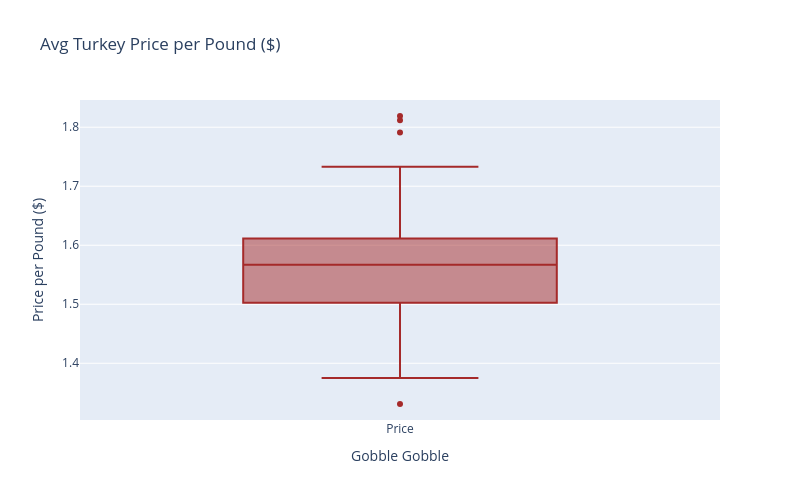

Source (notebook cell):
### Code cell
#Now I am curious about the spread of the data, to get a quick look at that I will use a boxplot using plotly
fig = px.box(df1, y = ['Price'], #creates the boxplot based on our data frame (df1) with the price variable
             title = "Avg Turkey Price per Pound ($)", #titles
             color_discrete_sequence = ['brown']) #attempts to use a brown color to keep things autumn and festive

fig.update_layout(
    xaxis_title = "Gobble Gobble", #turkey caption
    yaxis_title = "Price per Pound ($)", #y label
    width = 800, #size
    height = 500)

fig.show() #displays

### Figure 1 — Plotly figure (JSON) as saved in the notebook; plotly's stock layout.template omitted (floating-point values rounded to 4 significant figures)
{"data": [{"alignmentgroup": "True", "hovertemplate": "variable=%{x}<br>value=%{y}<extra></extra>", "legendgroup": "", "marker": {"color": "brown"}, "name": "", "notched": false, "offsetgroup": "", "orientation": "v", "showlegend": false, "type": "box", "x": ["Price", "Price", "Price", "Price", "Price", "Price", "Price", "Price", "Price", "Price", "Price", "Price", "Price", "Price", "Price", "Price", "Price", "Price", "Price", "Price", "Price", "Price", "Price", "Price", "Price", "Price", "Price", "Price", "Price", "Price", "Price", "Price", "Price", "Price", "Price", "Price", "Price", "Price", "Price", "Price", "Price", "Price", "Price", "Price", "Price", "Price", "Price", "Price", "Price", "Price", "Price", "Price", "Price", "Price", "Price", "Price", "Price", "Price", "Price", "Price", "Price", "Price", "Price", "Price", "Price", "Price", "Price", "Price", "Price", "Price", "Price", "Price", "Price", "Price", "Price", "Price", "Price", "Price", "Price", "Price", "Price", "Price", "Price", "Price", "Price", "Price", "Price", "Price", "Price", "Price", "Price", "Price", "Price", "Price", "Price", "Price", "Price", "Price", "Price", "Price", "Price", "Price", "Price", "Price", "Price", "Price", "Price", "Price", "Price", "Price", "Price", "Price", "Price", "Price", "Price", "Price", "Price", "Price", "Price", "Price", "Price"], "x0": " ", "xaxis": "x", "y": [1.375, 1.425, 1.479, 1.464, 1.474, 1.554, 1.521, 1.566, 1.677, 1.407, 1.38, 1.459, 1.526, 1.572, 1.562, 1.596, 1.581, 1.603, 1.641, 1.676, 1.673, 1.541, 1.574, 1.671, 1.671, 1.812, 1.791, 1.608, 1.557, 1.561, 1.586, 1.621, 1.661, 1.488, 1.433, 1.579, 1.591, 1.593, 1.649, 1.654, 1.595, 1.624, 1.663, 1.819, 1.561, 1.721, 1.65, 1.713, 1.699, 1.733, 1.61, 1.602, 1.606, 1.641, 1.604, 1.584, 1.667, 1.425, 1.331, 1.445, 1.48, 1.503, 1.487, 1.527, 1.541, 1.568, 1.546, 1.538, 1.558, 1.424, 1.448, 1.528, 1.494, 1.509, 1.488, 1.527, 1.515, 1.586, 1.622, 1.649, 1.692, 1.527, 1.495, 1.581, 1.57, 1.585, 1.567, 1.532, 1.576, 1.622, 1.615, 1.623, 1.656, 1.556, 1.502, 1.399, 1.435, 1.512, 1.483, 1.526, 1.529, 1.585, 1.567, 1.578, 1.582, 1.4, 1.413, 1.455, 1.488, 1.521, 1.543, 1.56, 1.574, 1.531, 1.562, 1.604, 1.601, 1.412, 1.389, 1.58, 1.639], "y0": " ", "yaxis": "y"}], "layout": {"boxmode": "group", "height": 500, "legend": {"tracegroupgap": 0}, "title": {"text": "Avg Turkey Price per Pound ($)"}, "width": 800, "xaxis": {"anchor": "y", "domain": [0, 1], "title": {"text": "Gobble Gobble"}}, "yaxis": {"anchor": "x", "domain": [0, 1], "title": {"text": "Price per Pound ($)"}}}}
